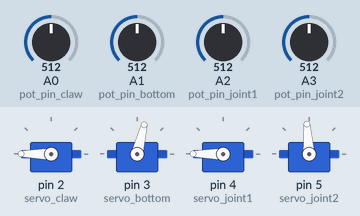
The sketch below on a simulated Arduino Uno, built with avr-gcc and run on an emulated ATmega328P. On the bench: 4 × servo. The inputs (shaded band) are chosen by the test bench; at power-on: A1 (pot_pin_bottom) = 512, A2 (pot_pin_joint1) = 512, A3 (pot_pin_joint2) = 512, A0 (pot_pin_claw) = 512.

Above: at 1.2 s.
1.3 s: A1 (pot_pin_bottom) set to 716
At 2.0 s:
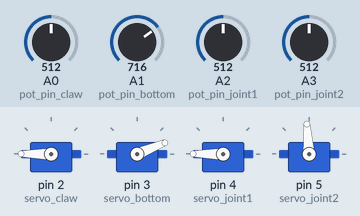
2.8 s: A2 (pot_pin_joint1) set to 716
At 3.1 s:
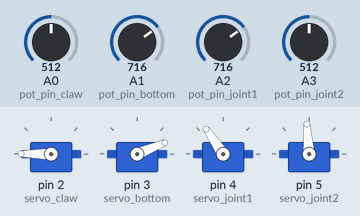
4.3 s: A3 (pot_pin_joint2) set to 716
At 5.5 s:
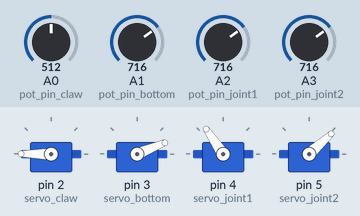
5.8 s: A0 (pot_pin_claw) set to 494
At 6.5 s:
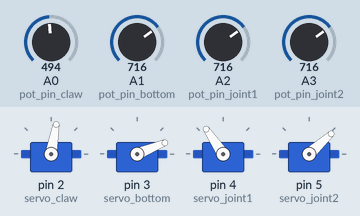
7.3 s: A1 (pot_pin_bottom) set to 501
At 7.8 s:
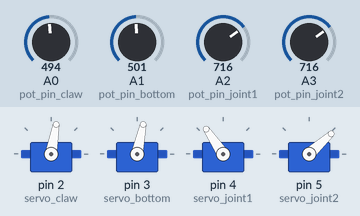
8.8 s: A0 (pot_pin_claw) set to 521
At 10.1 s:
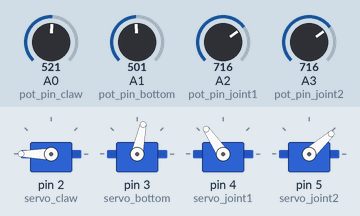
Timing chart, 0 to 11.3 s (numbered marks = the images above; inputs shaded):
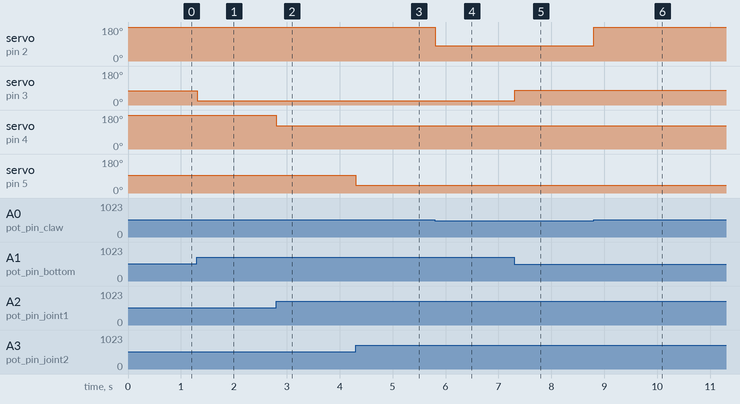

Measured:
- the behaviour switches between 512 and 511 on A0 (pot_pin_claw) (found by bisection; images 3 and 4)
- after the input at 1.3 s, servo on pin 3 (servo_bottom): 76° → 22° at once
- after the input at 2.8 s, servo on pin 4 (servo_joint1): 180° → 124° at once
- after the input at 4.3 s, servo on pin 5 (servo_joint2): 94° → 42° at once
- after the input at 5.8 s, servo on pin 2 (servo_claw): 180° → 80° at once
- after the input at 7.3 s, servo on pin 3 (servo_bottom): 22° → 78° at once
- after the input at 8.8 s, servo on pin 2 (servo_claw): 80° → 180° at once

The sketch:

robotic_arm_feedback_system1.ino
```cpp
#include <Servo.h>

int pot_pin_claw = A0; // from left to right potentio 1
int pot_pin_bottom = A1;// potentio 4
int pot_pin_joint1 = A2;// potentio 2
int pot_pin_joint2 = A3;// potentio 3

int value_claw; // motor 1
int value_bottom;// motor 2
int value_joint1;// motor 3
int value_joint2;// motor 4

Servo servo_claw;
Servo servo_bottom;
Servo servo_joint1;
Servo servo_joint2;

void setup() {
  servo_claw.attach(2);
  servo_bottom.attach(3);
  servo_joint1.attach(4);
  servo_joint2.attach(5);
  Serial.begin(9600);
}

void loop() {
  int pot_inputs[4];
  pot_inputs[0] = analogRead(pot_pin_claw); // read pot inputs
  pot_inputs[1] = analogRead(pot_pin_bottom);
  pot_inputs[2] = analogRead(pot_pin_joint1);
  pot_inputs[3] = analogRead(pot_pin_joint2);

  if(pot_inputs[0] > 511) { // since the function of the claw is only to open and close,
    //there is no need for a wide range of analog values in the potentiometer (0).
    value_claw = 1;
  } else {
    value_claw = 0;
  } // turn on pot (0) when the input signal > 511=2.5 v, otherwise turn off the claw.

  value_bottom = map(pot_inputs[1], 110, 800, 180, 0); // change the range of analog values from 10 bits to 8 bits (1 byte)
  value_joint1 = map(pot_inputs[2], 1023, 600, 30, 160); // we use a wide range of values for bottom and joint 1&2, since a wide range of motion is desired.
  value_joint2 = map(pot_inputs[3], 170, 880, 180, 0);

  if(value_claw) {
    servo_claw.write(180); // the angles at which the claw is set to open and close. when the angle is 180 the claw is on, when the angle is 80 the claw is off.
  } else {
    servo_claw.write(80);
  }

  servo_bottom.write(value_bottom); // setting servo motor angles depending on potentiometers.
  servo_joint1.write(value_joint1);
  servo_joint2.write(value_joint2);

  delay(5);
}
```
